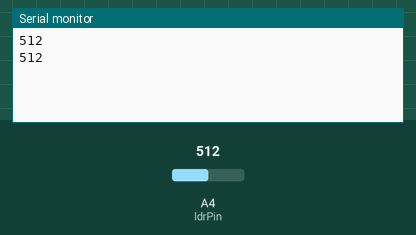
Recording of a sketch running on a simulated Arduino Uno, built with avr-gcc and run on an emulated ATmega328P. On the bench: the last lines printed to the serial monitor. Inputs (shaded band) come from the test bench; at power-on: A4 (ldrPin) = 512.

Above: at 2.8 s.
2.9 s: A4 (ldrPin) set to 716
At 5.2 s:
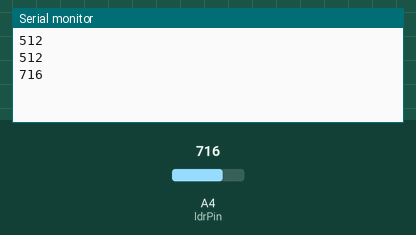
5.6 s: A4 (ldrPin) set to 900
At 6.7 s:
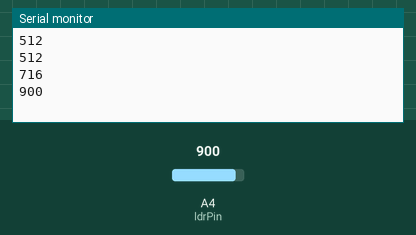
Timing chart, 0 to 8.6 s (numbered marks = the images above; inputs shaded):
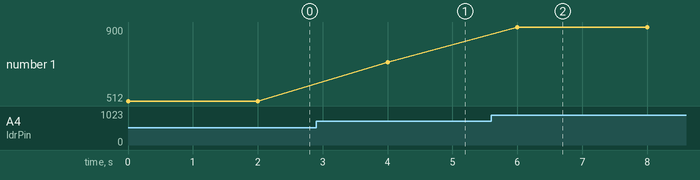

Measured:
- after the input at 2.9 s, the serial monitor: prints a new line after 1.1 s (image 1)
- after the input at 5.6 s, the serial monitor: prints a new line after 0.40 s (image 2)
- plotted number 1: 512 → 716 after the input at 2.9 s, 716 → 900 after the input at 5.6 s

The sketch:

issue1.ino
```cpp
const int ldrPin = 4;
int valorLDR = 0;

void setup() {
  Serial.begin(115200);
}

void loop() {
  valorLDR = analogRead(ldrPin);
  Serial.println(valorLDR);
  delay(2000);
}
```
